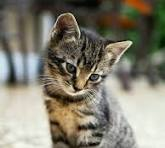
#> input picture image.jpeg, 165 x 148 px
$ jupyter execute 8.ipynb
#> lines starting #> are read from the running program, lines starting #| are printed output that depends on the picture; after the words box and inside, x2 and y2 are one past the last pixel; in counts of white or black regions, pixels touching at a corner belong together
[cell 1]
import cv2
import matplotlib.pyplot as plt

[cell 2]
# Read image in grayscale
image = cv2.imread("image.jpeg", cv2.IMREAD_GRAYSCALE)
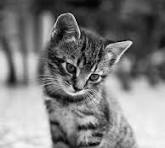
#> image: shape (148, 165); min 0, max 252, mean 126.1

[cell 3]
# Set intensity range
low = 100
high = 200

[cell 4]
# --------------------------------
# 1. Gray-Level Slicing
#    Without Background
# --------------------------------

without_background = image.copy()

without_background[(image >= low) & (image <= high)] = 255
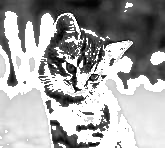
#> without_background: shape (148, 165); min 0, max 255, mean 164
without_background[(image < low) | (image > high)] = 0
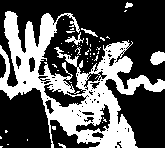
#> without_background: shape (148, 165); 34.6% white; 49 white regions (44 under 20 px), largest, box (x1, y1, x2, y2) and area: (0, 11, 165, 148) 7926, (150, 51, 165, 65) 157, (65, 32, 84, 45) 80, (81, 28, 98, 37) 47, (125, 2, 133, 8) 31

[cell 5]
# --------------------------------
# 2. Gray-Level Slicing
#    With Background
# --------------------------------

with_background = image.copy()

with_background[(image >= low) & (image <= high)] = 255

[cell 6]
# --------------------------------
# Display Results
# --------------------------------

plt.figure(figsize=(12, 4))

plt.subplot(1, 3, 1)
plt.imshow(image, cmap="gray")
plt.title("Original Image")
plt.axis("off")

plt.subplot(1, 3, 2)
plt.imshow(without_background, cmap="gray")
plt.title("Without Background")
plt.axis("off")

plt.subplot(1, 3, 3)
plt.imshow(with_background, cmap="gray")
plt.title("With Background")
plt.axis("off")

plt.tight_layout()
plt.show()
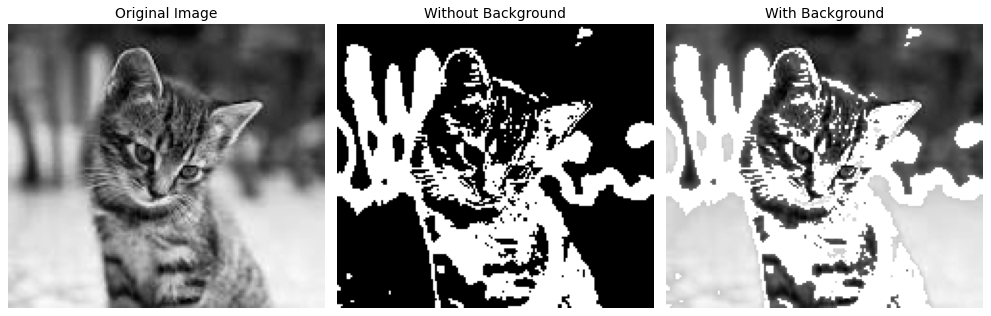
#> figure drawn by matplotlib, 3 panels
